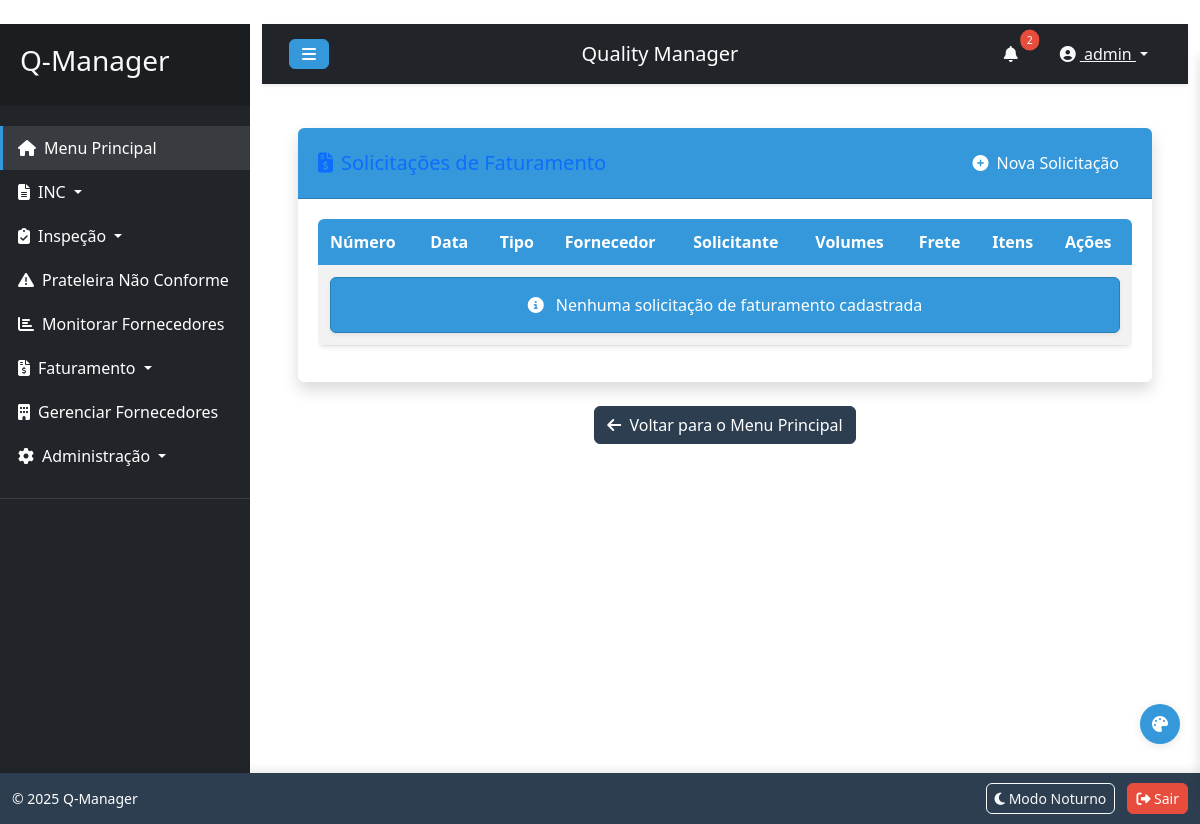
Before: /faturamento/solicitacoes (signed in) with the older database file.
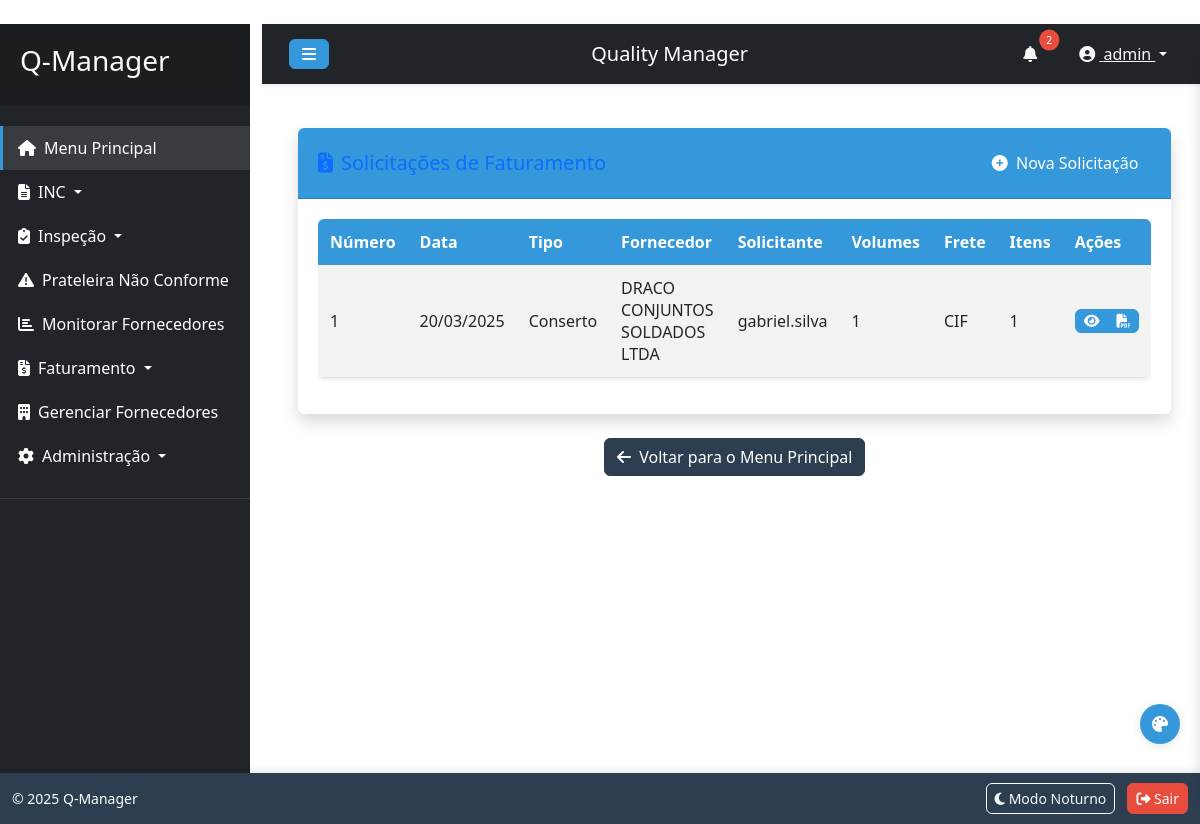
After: the same page with the newer database file.
### tables this page shows
CREATE TABLE solicitacao_faturamento (
	id INTEGER NOT NULL, 
	numero INTEGER NOT NULL, 
	tipo VARCHAR(30) NOT NULL, 
	data_criacao DATETIME, 
	usuario_id INTEGER NOT NULL, 
	fornecedor VARCHAR(100) NOT NULL, 
	volumes INTEGER NOT NULL, 
	tipo_frete VARCHAR(3) NOT NULL, 
	observacoes TEXT, 
	PRIMARY KEY (id), 
	UNIQUE (numero), 
	FOREIGN KEY(usuario_id) REFERENCES user (id)
);

### faturamento_routes.py (the view)
@faturamento_bp.route('/solicitacoes')
@login_required
def listar_solicitacoes_faturamento():
    if not current_user.is_admin and not current_user.has_permission('faturamento'):
        flash('Acesso negado. Você não tem permissão para acessar esta funcionalidade.', 'danger')
        return redirect(url_for('main_menu'))
    solicitacoes = SolicitacaoFaturamento.query.order_by(SolicitacaoFaturamento.id.desc()).all()
    log_user_activity(
        user_id=current_user.id,
        action="view",
        entity_type="solicitacoes_faturamento",
        details={
            "count": len(solicitacoes)
        }
    )
    return render_template('listar_solicitacoes_faturamento.html', solicitacoes=solicitacoes)

### app.py (called while the page is built)
@login_manager.user_loader
def load_user(user_id):
    return User.query.get(int(user_id))

@app.context_processor
def inject_settings():
    from models import LayoutSetting
    settings = {s.element: s for s in LayoutSetting.query.all()}
    return dict(settings=settings, config=app.config)

### utils.py (called while the page is built)
def log_user_activity(user_id, action, entity_type, entity_id=None, details=None):
    from models import UserActivityLog, db
    try:
        ip_address = request.remote_addr
        details_json = None
        if details:
            details_json = json.dumps(details, ensure_ascii=False)
        log_entry = UserActivityLog(
            user_id=user_id,
            action=action,
            entity_type=entity_type,
            entity_id=entity_id,
            details=details_json,
            ip_address=ip_address
        )
        db.session.add(log_entry)
        db.session.commit()
    except Exception as e:
        current_app.logger.error(f"Erro ao registrar atividade do usuário: {str(e)}")
        db.session.rollback()

### templates/listar_solicitacoes_faturamento.html (shortened to what this page needs)
{% extends "base.html" %}
{% block content %}
<div class="container-fluid">
    <div class="card shadow mb-4">
        <div class="card-header py-3 d-flex justify-content-between align-items-center">
            <h5 class="m-0 font-weight-bold text-primary">
                <i class="fas fa-file-invoice-dollar me-2"></i>Solicitações de Faturamento
            </h5>
            <div>
                <a href="{{ url_for('faturamento.nova_solicitacao_faturamento') }}" class="btn btn-primary">
                    <i class="fas fa-plus-circle me-1"></i> Nova Solicitação
                </a>
            </div>
        </div>
        <div class="card-body">
            <div class="table-responsive">
                <table class="table table-striped table-hover" id="solicitacoesTable">
                    <thead>
                        <tr>
                            <th>Número</th>
                            <th>Data</th>
                            <th>Tipo</th>
                            <th>Fornecedor</th>
                            <th>Solicitante</th>
                            <th>Volumes</th>
                            <th>Frete</th>
                            <th>Itens</th>
                            <th>Ações</th>
                        </tr>
                    </thead>
                    <tbody>
                        {% if solicitacoes %}
                            {% for sol in solicitacoes %}
                            <tr>
                                <td>{{ sol.numero }}</td>
                                <td>{{ sol.data_criacao.strftime('%d/%m/%Y') }}</td>
                                <td>{{ sol.tipo }}</td>
                                <td>{{ sol.fornecedor }}</td>
                                <td>{{ sol.usuario.username }}</td>
                                <td>{{ sol.volumes }}</td>
                                <td>{{ sol.tipo_frete }}</td>
                                <td>{{ sol.itens|length }}</td>
                                <td>
                                    <div class="btn-group">
                                        <a href="{{ url_for('faturamento.visualizar_solicitacao_faturamento', solicitacao_id=sol.id) }}" class="btn btn-info btn-sm">
                                            <i class="fas fa-eye"></i>
                                        </a>
                                        <a href="{{ url_for('faturamento.exportar_pdf_solicitacao', solicitacao_id=sol.id) }}" class="btn btn-primary btn-sm">
                                            <i class="fas fa-file-pdf"></i>
                                        </a>
                                    </div>
                                </td>
                            </tr>
                            {% endfor %}
                        {% else %}
                            <tr>
                                <td colspan="9" class="text-center">
                                    <div class="alert alert-info mb-0">
                                        <i class="fas fa-info-circle me-2"></i> Nenhuma solicitação de faturamento cadastrada
                                    </div>
                                </td>
                            </tr>
                        {% endif %}
                    </tbody>
                </table>
            </div>
        </div>
    </div>
</div>
<div class="text-center mb-4">
    <a href="{{ url_for('main_menu') }}" class="btn btn-secondary">
        <i class="fas fa-arrow-left me-1"></i> Voltar para o Menu Principal
    </a>
</div>
{% endblock %}

Changed rows visible on the page:
added solicitacao_faturamento: numero "1", data_criacao "20/03/2025", tipo "Conserto", fornecedor "DRACO CONJUNTOS SOLDADOS LTDA", usuario.username "gabriel.silva", volumes "1", tipo_frete "CIF", itens|length "1"
Other visible differences:
text no longer shown: "Nenhuma solicitação de faturamento cadastrada"
